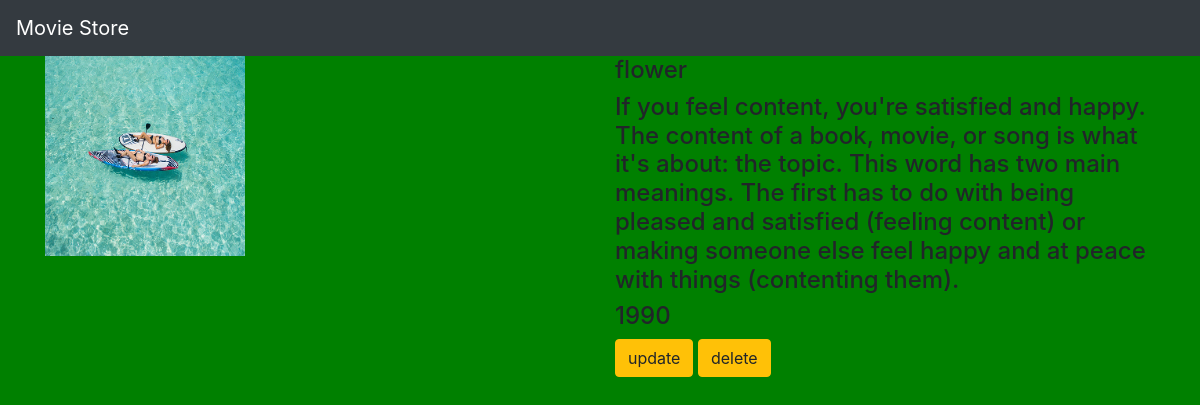
The app's page /movie/6/ with its own data.
### demoapp/models.py (models this page shows)
class Movies(models.Model):
    name=models.CharField(max_length=250)
    desc=models.TextField()
    year=models.IntegerField()
    img=models.ImageField(upload_to='gallery')

### demoapp/views.py (the view)
# urls.py: path('movie/<int:movie_id>/',views.detail,name='detail'),
def detail(request, movie_id):
    movie = Movies.objects.get(id=movie_id)
    context1={'movie': movie}
    return render(request,"detail.html",context1)

### templates/detail.html
{% extends 'base.html' %}
{% block body %}
<div class="container">
    <div class="row">
       <div class="col-md-6">
    <img src="{{movie.img.url}}" width="200" height="200">
       </div>
    <div class="col-md-6">
<h4>{{movie.name}}</h4>
<h4>{{movie.desc}}</h4>
<h4>{{movie.year}}</h4>
<a class="btn btn-warning" href="{% url 'demoapp:update' movie.id %}">update</a>
<a class="btn btn-warning" href="{% url 'demoapp:delete' movie.id %}">delete</a>
    </div>
  </div>
</div>
{% endblock %}

### static/style.css (style rules this page uses)
body { background-color:green; }

### records on screen
Movies: img (picture), name "flower", desc "If you feel content, you're satisfied and happy. The content of a book, movie, or song is what it's about: the topic. This word has two main meanings. The first has to do with being pleased and satisfied (feeling content) or making someone else feel happy and at peace with things (contenting them).", year "1990"
